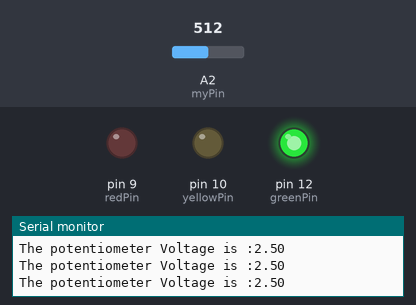
A sketch run on a simulated Arduino Uno, built with avr-gcc and run on an emulated ATmega328P. Shown: output pins drawn as LEDs (lit = HIGH), the last lines printed to the serial monitor. The test bench sets the inputs (shaded band); at power-on: A2 (myPin) = 512.

Above: at 1.2 s.
1.3 s: A2 (myPin) set to 599
2.8 s: A2 (myPin) set to 630
At 4.2 s:
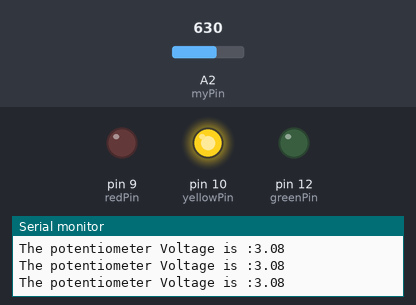
4.5 s: A2 (myPin) set to 807
6.0 s: A2 (myPin) set to 831
At 6.8 s:
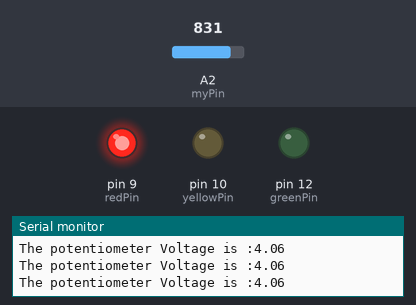
7.5 s: A2 (myPin) set to 716
At 8.1 s:
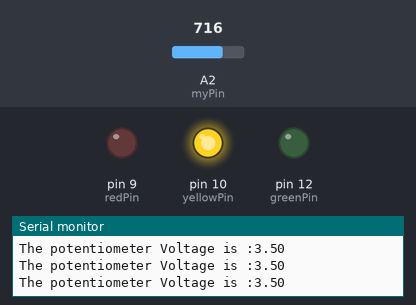
9.0 s: A2 (myPin) set to 900
At 9.4 s:
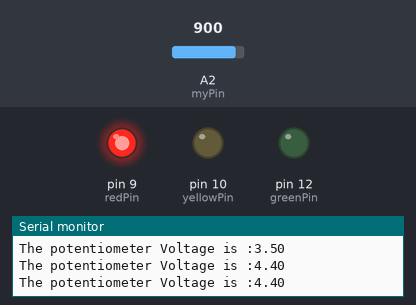
Timing chart, 0 to 11.5 s (numbered marks = the images above; inputs shaded):
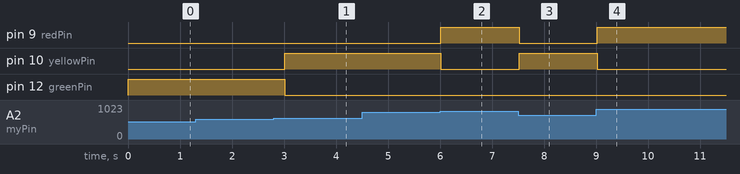

The sketch:

tut13_if_statement_.ino
```cpp
int myPin= A2;
int realVal;
float V2;
int delayT = 250;
int redPin = 9;
int yellowPin = 10;
int greenPin = 12;
void setup() {
  // put your setup code here, to run once:
Serial.begin(9600);
pinMode(myPin, INPUT);
pinMode(redPin,OUTPUT);
pinMode(yellowPin,OUTPUT);
pinMode(greenPin,OUTPUT);
}

void loop() {
  // put your main code here, to run repeatedly:
realVal = analogRead(myPin);
V2 = (5.0/1023.0)*realVal;
Serial.print("The potentiometer Voltage is :");
Serial.println(V2);
if(V2<3.0){
  digitalWrite(greenPin,HIGH);
  }
 if(V2>=3.0){
  digitalWrite(greenPin,LOW);
}
if(V2>3.0 && V2<4.0){
  digitalWrite(yellowPin,HIGH);
}
if(V2<3.0 || V2>4.0){
  digitalWrite(yellowPin,LOW);
}
if( V2 >4.0){
  digitalWrite(redPin,HIGH);
}
if(V2<4.0){
  digitalWrite(redPin,LOW);
}

delay(delayT);
}
```

Measured:
- the behaviour switches between 613 and 614 on A2 (myPin) (found by bisection; images 0 and 1)
- the behaviour switches between 818 and 819 on A2 (myPin) (found by bisection; images 1 and 2)
- after the input at 2.8 s, pin 10 (yellowPin): LOW → HIGH after 0.21 s; pin 12 (greenPin): HIGH → LOW after 0.21 s
- after the input at 6.0 s, pin 9 (redPin): LOW → HIGH at once; pin 10 (yellowPin): HIGH → LOW at once
- after the input at 7.5 s, pin 9 (redPin): HIGH → LOW at once; pin 10 (yellowPin): LOW → HIGH at once
- after the input at 9.0 s, pin 9 (redPin): LOW → HIGH at once; pin 10 (yellowPin): HIGH → LOW at once
